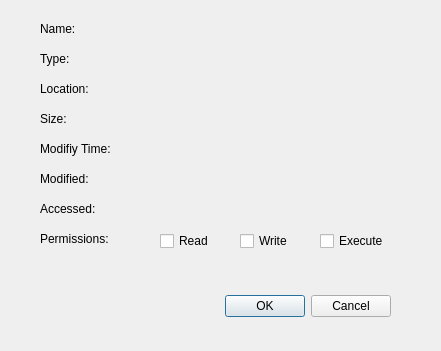
<?xml version="1.0" encoding="UTF-8"?>
<ui version="4.0">
 <class>atrdialog</class>
 <widget class="QDialog" name="atrdialog">
  <property name="geometry">
   <rect>
    <x>0</x>
    <y>0</y>
    <width>441</width>
    <height>351</height>
   </rect>
  </property>
  <property name="windowTitle">
   <string>Dialog</string>
  </property>
  <widget class="QDialogButtonBox" name="buttonBox">
   <property name="geometry">
    <rect>
     <x>50</x>
     <y>290</y>
     <width>341</width>
     <height>32</height>
    </rect>
   </property>
   <property name="orientation">
    <enum>Qt::Horizontal</enum>
   </property>
   <property name="standardButtons">
    <set>QDialogButtonBox::Cancel|QDialogButtonBox::Ok</set>
   </property>
  </widget>
  <widget class="QLabel" name="label_name">
   <property name="geometry">
    <rect>
     <x>40</x>
     <y>20</y>
     <width>60</width>
     <height>17</height>
    </rect>
   </property>
   <property name="text">
    <string>Name:</string>
   </property>
  </widget>
  <widget class="QLabel" name="label_name1">
   <property name="geometry">
    <rect>
     <x>160</x>
     <y>20</y>
     <width>170</width>
     <height>20</height>
    </rect>
   </property>
   <property name="text">
    <string/>
   </property>
  </widget>
  <widget class="QLabel" name="label_type">
   <property name="geometry">
    <rect>
     <x>40</x>
     <y>50</y>
     <width>70</width>
     <height>17</height>
    </rect>
   </property>
   <property name="text">
    <string>Type:</string>
   </property>
  </widget>
  <widget class="QLabel" name="label_type1">
   <property name="geometry">
    <rect>
     <x>160</x>
     <y>50</y>
     <width>171</width>
     <height>21</height>
    </rect>
   </property>
   <property name="text">
    <string/>
   </property>
  </widget>
  <widget class="QLabel" name="label_location">
   <property name="geometry">
    <rect>
     <x>40</x>
     <y>80</y>
     <width>67</width>
     <height>17</height>
    </rect>
   </property>
   <property name="text">
    <string>Location:</string>
   </property>
  </widget>
  <widget class="QLabel" name="label_location1">
   <property name="geometry">
    <rect>
     <x>160</x>
     <y>80</y>
     <width>231</width>
     <height>20</height>
    </rect>
   </property>
   <property name="text">
    <string/>
   </property>
  </widget>
  <widget class="QLabel" name="label_size">
   <property name="geometry">
    <rect>
     <x>40</x>
     <y>110</y>
     <width>71</width>
     <height>17</height>
    </rect>
   </property>
   <property name="text">
    <string>Size:</string>
   </property>
  </widget>
  <widget class="QLabel" name="label_size1">
   <property name="geometry">
    <rect>
     <x>160</x>
     <y>110</y>
     <width>161</width>
     <height>21</height>
    </rect>
   </property>
   <property name="text">
    <string/>
   </property>
  </widget>
  <widget class="QLabel" name="label_stime">
   <property name="geometry">
    <rect>
     <x>40</x>
     <y>140</y>
     <width>101</width>
     <height>17</height>
    </rect>
   </property>
   <property name="text">
    <string>Modifiy Time:</string>
   </property>
  </widget>
  <widget class="QLabel" name="label_stime1">
   <property name="geometry">
    <rect>
     <x>160</x>
     <y>140</y>
     <width>231</width>
     <height>21</height>
    </rect>
   </property>
   <property name="text">
    <string/>
   </property>
  </widget>
  <widget class="QLabel" name="label_chtime">
   <property name="geometry">
    <rect>
     <x>40</x>
     <y>170</y>
     <width>71</width>
     <height>17</height>
    </rect>
   </property>
   <property name="text">
    <string>Modified:</string>
   </property>
  </widget>
  <widget class="QLabel" name="label_chtime1">
   <property name="geometry">
    <rect>
     <x>160</x>
     <y>170</y>
     <width>231</width>
     <height>21</height>
    </rect>
   </property>
   <property name="text">
    <string/>
   </property>
  </widget>
  <widget class="QLabel" name="label_vtime">
   <property name="geometry">
    <rect>
     <x>40</x>
     <y>200</y>
     <width>71</width>
     <height>17</height>
    </rect>
   </property>
   <property name="text">
    <string>Accessed:</string>
   </property>
  </widget>
  <widget class="QLabel" name="label_vtime1">
   <property name="geometry">
    <rect>
     <x>160</x>
     <y>200</y>
     <width>231</width>
     <height>21</height>
    </rect>
   </property>
   <property name="text">
    <string/>
   </property>
  </widget>
  <widget class="QLabel" name="label">
   <property name="geometry">
    <rect>
     <x>40</x>
     <y>230</y>
     <width>71</width>
     <height>17</height>
    </rect>
   </property>
   <property name="text">
    <string>Permissions:</string>
   </property>
  </widget>
  <widget class="QCheckBox" name="readable">
   <property name="geometry">
    <rect>
     <x>160</x>
     <y>230</y>
     <width>61</width>
     <height>22</height>
    </rect>
   </property>
   <property name="text">
    <string>Read</string>
   </property>
  </widget>
  <widget class="QCheckBox" name="writeable">
   <property name="geometry">
    <rect>
     <x>240</x>
     <y>230</y>
     <width>71</width>
     <height>22</height>
    </rect>
   </property>
   <property name="text">
    <string>Write</string>
   </property>
  </widget>
  <widget class="QCheckBox" name="runnable">
   <property name="geometry">
    <rect>
     <x>320</x>
     <y>230</y>
     <width>97</width>
     <height>22</height>
    </rect>
   </property>
   <property name="text">
    <string>Execute</string>
   </property>
  </widget>
 </widget>
 <resources/>
 <connections>
  <connection>
   <sender>buttonBox</sender>
   <signal>accepted()</signal>
   <receiver>atrdialog</receiver>
   <slot>accept()</slot>
   <hints>
    <hint type="sourcelabel">
     <x>248</x>
     <y>254</y>
    </hint>
    <hint type="destinationlabel">
     <x>157</x>
     <y>274</y>
    </hint>
   </hints>
  </connection>
  <connection>
   <sender>buttonBox</sender>
   <signal>rejected()</signal>
   <receiver>atrdialog</receiver>
   <slot>reject()</slot>
   <hints>
    <hint type="sourcelabel">
     <x>316</x>
     <y>260</y>
    </hint>
    <hint type="destinationlabel">
     <x>286</x>
     <y>274</y>
    </hint>
   </hints>
  </connection>
 </connections>
</ui>
